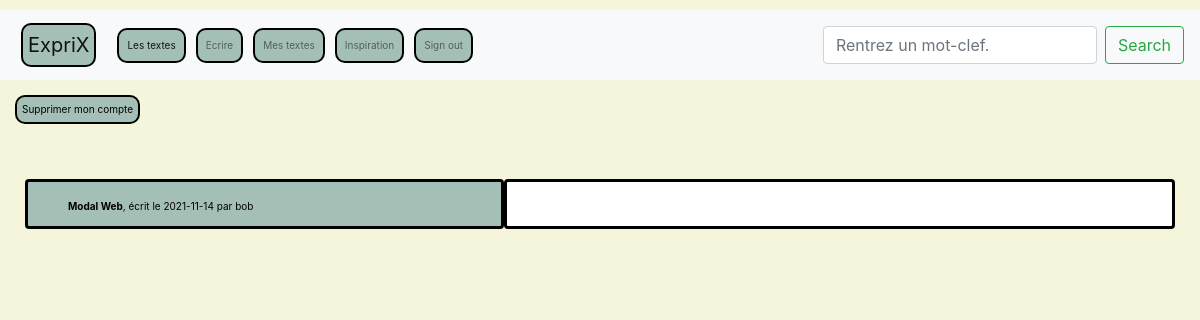
Screenshot of /EspriX/index.php?todo=mes_textes (signed in) with the database file from the repository.
### tables this page shows
CREATE TABLE `textes` (
  `id` int(11) NOT NULL,
  `pseudo` varchar(30) NOT NULL,
  `title` varchar(100) NOT NULL,
  `date` date DEFAULT NULL,
  `summary` varchar(5000) DEFAULT NULL,
  `main` varchar(10000) NOT NULL,
  `comment` tinyint(1) NOT NULL DEFAULT 1
);

### EspriX/mes_textes.php (the view, shortened to what this page needs)
<link rel="stylesheet" href="mon_css/mes_textes.css" />
<?php
if ($_SESSION['connected']) {
    $pseudo = $_SESSION["pseudo"];
} else {
    echo "<pre> Veuillez d'abbord vous connecter.</pre>";
    exit();
}
?>
<div style="margin:10px">
    <?php
    echo '<a class = "button3" > <span> Supprimer mon compte</span> </a> ';
    ?>
</div>
<div class="row" style="padding : 40px">
    <div class="col-5 rounded afftitres">
        <div class="list-group" id="list-tab" role="tablist">
            <?php
            $dbh = Database::connect();
            $sth = $dbh->prepare("SELECT `id`,`pseudo`,`title`,`date`,`summary` FROM `textes` WHERE `pseudo`= ? ORDER BY `date` DESC");
            $sth->execute(array($pseudo));
            while ($donnees = $sth->fetch(PDO::FETCH_ASSOC)) {
                echo '<a class="list-group-item list-group-item-action rounded" id = "list-' . $donnees["id"] . '-list" data-toggle="tab" href="#list-' . $donnees["id"] . '" role="tab" aria-controls="list-' . $donnees["id"] . '" style = "background-color :#a4bfb6; border:0px; color:black"><b>' . $donnees["title"] . '</b>, écrit le ' . $donnees["date"] . ' par ' . $donnees["pseudo"] . ' </a> ';
            }
            ?>
        </div>
    </div>
    <div class="col-7 rounded affsummary">
    </div>
</div>

### EspriX/mon_css/general.css (style rules this page uses)
body { color:black; font-size:10px; margin-top: 10px; margin-bottom: 10px; }
a { display: inline-block; background-color: #a4bfb6; border-radius: 10px; border: 2px solid #000000; color: #000000; text-align: center; font-size: 10px; padding: 5px; transition: all 0.5s; cursor: pointer; margin: 5px; }
a span { cursor: pointer; display: inline-block; position: relative; transition: 0.5s; }
a span:after { content: '\00bb'; position: absolute; opacity: 0; top: 0; right: -10px; transition: 0.5s; }

### EspriX/mon_css/mes_textes.css (style rules this page uses)
.afftitres { background-color : #a4bfb6; border : solid; overflow:scroll; height:100%" }
.affsummary { background-color : white; border : solid; padding: 20px; overflow:scroll; height:100%" }

### rows the page displays
textes: title "Modal Web", date "2021-11-14", pseudo "bob"
